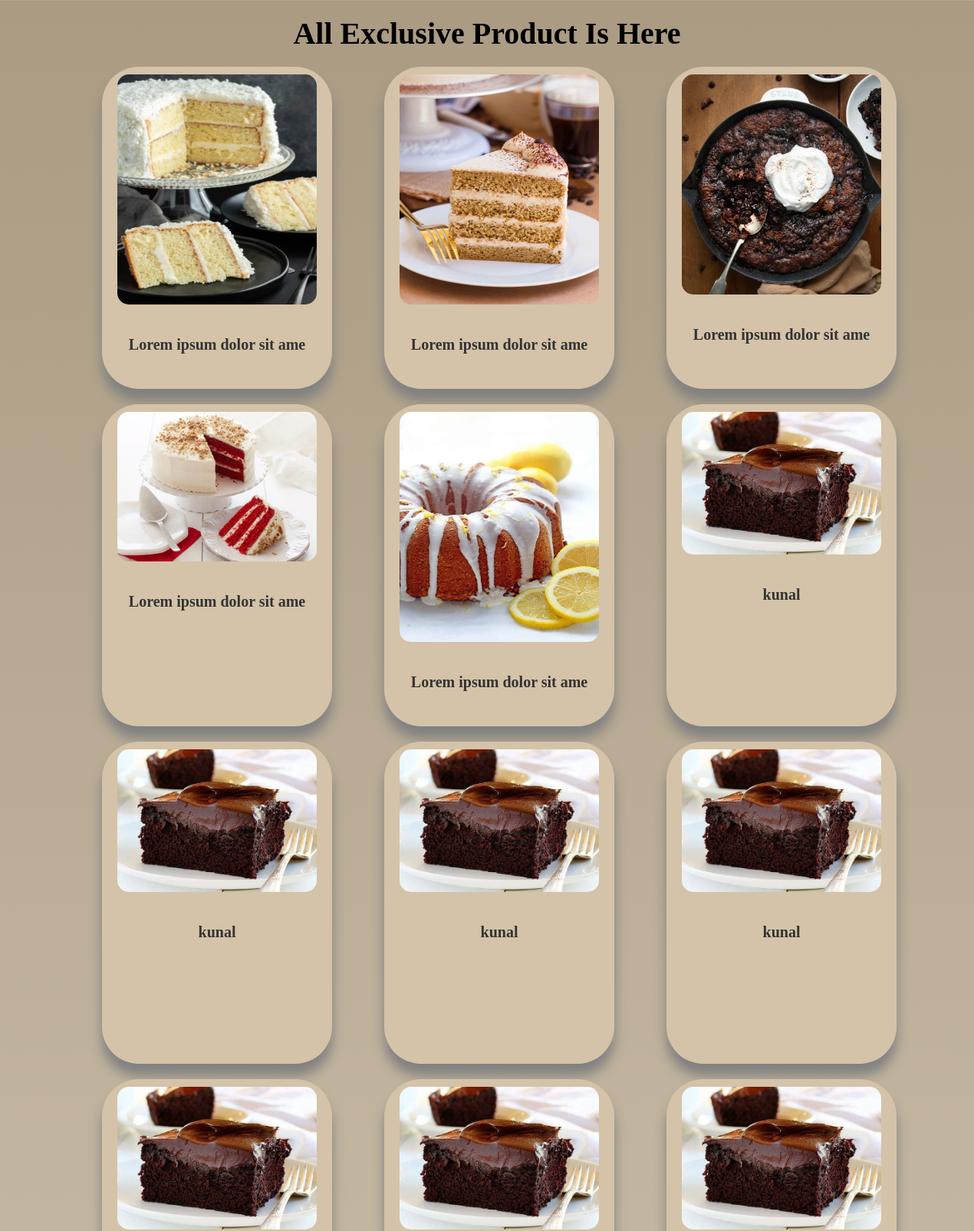
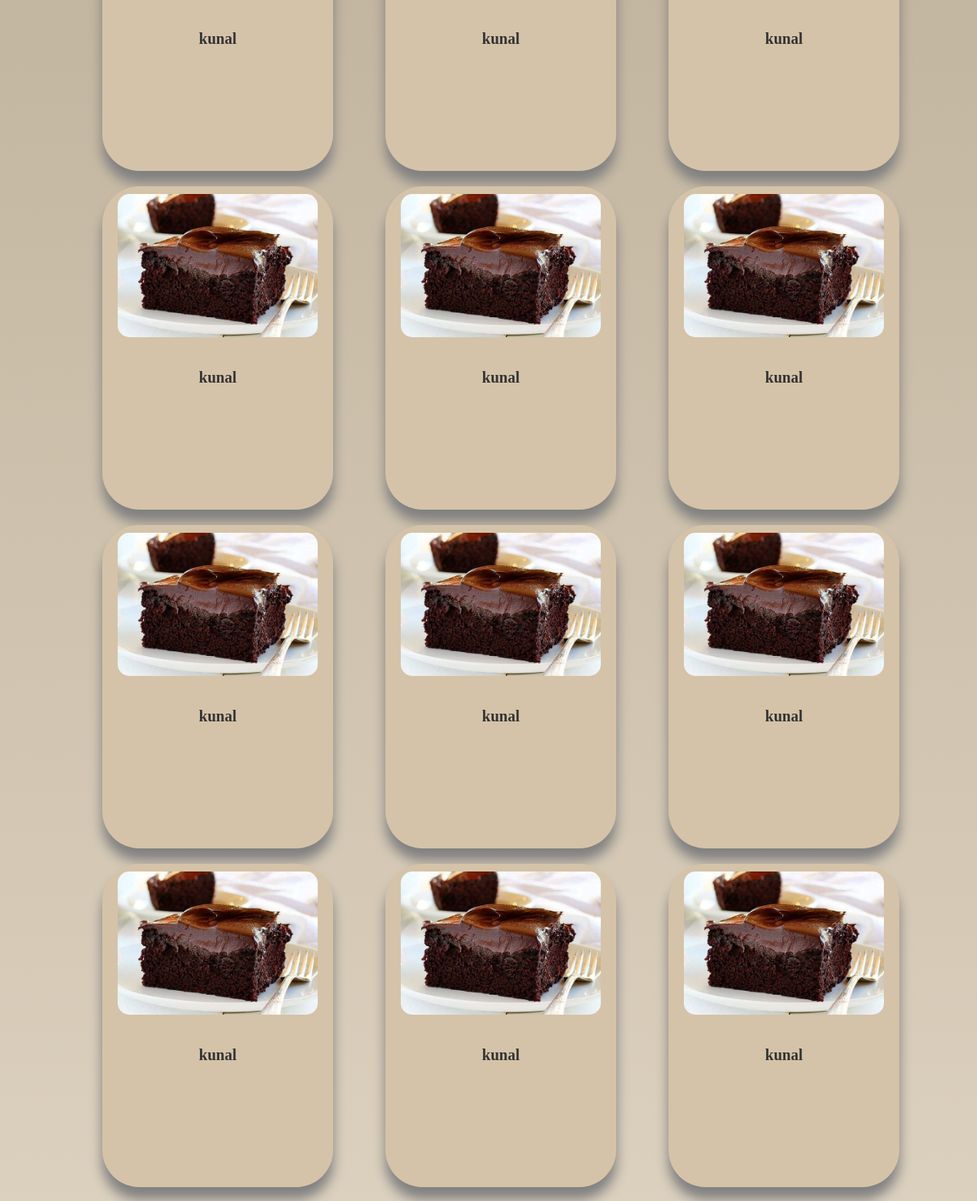
The page /product.php (upper part) on the database its author committed (2 pictures, top to bottom).
### tables this page shows
CREATE TABLE `products` (
  `id` int(11) NOT NULL,
  `name` varchar(100) NOT NULL,
  `image` varchar(100) NOT NULL
);

### product.php (the view, shortened to what this page needs)
<!DOCTYPE html>
<html lang="en">
<head>
</head>
<body>
    <h1>All Exclusive Product Is Here </h1>
<div class="container">
    <div class="card">
        <img src="Recipe10.webp" alt="" id="img">
        <h2>Lorem ipsum dolor sit ame</h2>
    </div>
    <div class="card">
        <img src="Recipe9.webp" alt="img">
        <h2>Lorem ipsum dolor sit ame</h2>
    </div>
    <div class="card">
        <img src="Recipe5.jpg" alt="img">
        <h2>Lorem ipsum dolor sit ame</h2>
    </div>
    <div class="card">
        <img src="Recipe6.jpg" alt="img">
        <h2>Lorem ipsum dolor sit ame</h2>
    </div>
    <div class="card">
        <img src="Recipe15.jpg" alt="img">
        <h2>Lorem ipsum dolor sit ame</h2>
    </div>
    <?php
        $conn = new mysqli("localhost", "root", "", "sharecook_db");
        $sql = "SELECT * FROM products";
        $result = $conn->query($sql);
        if ($result->num_rows > 0) {
            while ($row = $result->fetch_assoc()) {
                echo '<div class="card">
                        <img src="' . $row['image'] . '" alt="img">
                        <h2>'.$row['name'].'</h2>
                      </div>';
            }
        } else {
            echo "No images found.";
        }
        ?>
</div>
</body>
</html>

### product.php (style rules this page uses)
body { font-family: 'Times New Roman', Times, serif; background: linear-gradient(to bottom, #aa9b82, #fef5e7); margin: 0; padding: 0; }
.container { display: flex; flex-wrap: wrap; justify-content: center; padding: 0px 20px 0px 20px; gap: 20px; border-radius: 15px; width: 100%; margin: 10px 20px 10px 20px ; }
.card { background-color: #d4c3a8; display: flex; flex-direction: column; width: 260px; height: 400px; align-items: center; text-align: center; padding: 10px 20px;; gap: 1.5rem; border-radius: 3rem; margin-right: 3rem; box-shadow: 0 16px 16px 0 grey; }
.card img { width: 100%; max-height: 300px; border-radius: 15px; }
.card h2 { font-size: 20px; color: #333; text-align: center; }
h1 { font-family: 'Times New Roman', Times, serif; font-size: 40px; text-align: center; margin: 20px; }

### rows shown on the page
products: image (picture), name "kunal"
products: image (picture), name "kunal"
products: image (picture), name "kunal"
products: image (picture), name "kunal"
products: image (picture), name "kunal"
products: image (picture), name "kunal"
products: image (picture), name "kunal"
products: image (picture), name "kunal"
products: image (picture), name "kunal"
products: image (picture), name "kunal"
products: image (picture), name "kunal"
products: image (picture), name "kunal"
products: image (picture), name "kunal"
products: image (picture), name "kunal"
products: image (picture), name "kunal"
products: image (picture), name "kunal"
